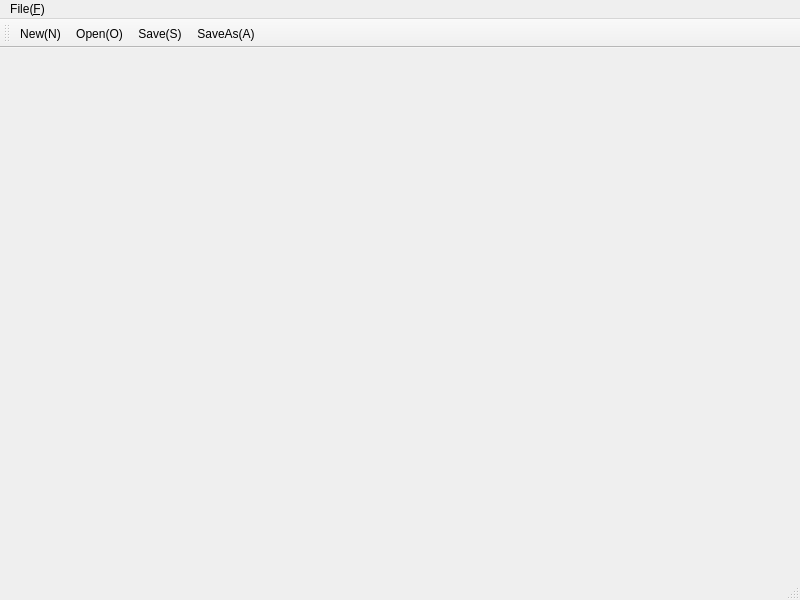
<?xml version="1.0" encoding="UTF-8"?>
<ui version="4.0">
 <class>subwindow0</class>
 <widget class="QMainWindow" name="subwindow0">
  <property name="geometry">
   <rect>
    <x>0</x>
    <y>0</y>
    <width>800</width>
    <height>600</height>
   </rect>
  </property>
  <property name="windowTitle">
   <string>subwindow0</string>
  </property>
  <widget class="viewer0" name="centralwidget"/>
  <widget class="QMenuBar" name="menubar">
   <property name="geometry">
    <rect>
     <x>0</x>
     <y>0</y>
     <width>800</width>
     <height>23</height>
    </rect>
   </property>
   <widget class="QMenu" name="menuFile_F">
    <property name="title">
     <string>File(&amp;F)</string>
    </property>
    <addaction name="actionNew"/>
    <addaction name="actionOpen"/>
    <addaction name="actionSave"/>
    <addaction name="actionSaveAs"/>
   </widget>
   <addaction name="menuFile_F"/>
  </widget>
  <widget class="QToolBar" name="toolBar">
   <property name="windowTitle">
    <string>toolBar</string>
   </property>
   <attribute name="toolBarArea">
    <enum>TopToolBarArea</enum>
   </attribute>
   <attribute name="toolBarBreak">
    <bool>false</bool>
   </attribute>
   <addaction name="actionNew"/>
   <addaction name="actionOpen"/>
   <addaction name="actionSave"/>
   <addaction name="actionSaveAs"/>
  </widget>
  <widget class="QStatusBar" name="statusBar"/>
  <action name="actionNew">
   <property name="icon">
    <iconset resource="bsplinesurface.qrc">
     <normaloff>:/images/images/new.png</normaloff>:/images/images/new.png</iconset>
   </property>
   <property name="text">
    <string>New(&amp;N)</string>
   </property>
   <property name="toolTip">
    <string>新建文件</string>
   </property>
   <property name="shortcut">
    <string>Ctrl+N</string>
   </property>
  </action>
  <action name="actionOpen">
   <property name="icon">
    <iconset resource="bsplinesurface.qrc">
     <normaloff>:/images/images/open.png</normaloff>:/images/images/open.png</iconset>
   </property>
   <property name="text">
    <string>Open(&amp;O)</string>
   </property>
   <property name="toolTip">
    <string>Open</string>
   </property>
   <property name="shortcut">
    <string>Ctrl+O</string>
   </property>
  </action>
  <action name="actionSave">
   <property name="icon">
    <iconset resource="bsplinesurface.qrc">
     <normaloff>:/images/images/save.png</normaloff>:/images/images/save.png</iconset>
   </property>
   <property name="text">
    <string>Save(&amp;S)</string>
   </property>
   <property name="toolTip">
    <string>Save</string>
   </property>
   <property name="shortcut">
    <string>Ctrl+S</string>
   </property>
  </action>
  <action name="actionSaveAs">
   <property name="icon">
    <iconset resource="bsplinesurface.qrc">
     <normaloff>:/images/images/saveAs.png</normaloff>:/images/images/saveAs.png</iconset>
   </property>
   <property name="text">
    <string>SaveAs(&amp;A)</string>
   </property>
   <property name="toolTip">
    <string>SaveAs</string>
   </property>
   <property name="shortcut">
    <string>Ctrl+A</string>
   </property>
  </action>
 </widget>
 <customwidgets>
  <customwidget>
   <class>viewer0</class>
   <extends>QWidget</extends>
   <header>viewer0.h</header>
   <container>1</container>
  </customwidget>
 </customwidgets>
 <resources>
  <include location="bsplinesurface.qrc"/>
 </resources>
 <connections>
  <connection>
   <sender>actionOpen</sender>
   <signal>triggered()</signal>
   <receiver>subwindow0</receiver>
   <slot>open()</slot>
   <hints>
    <hint type="sourcelabel">
     <x>-1</x>
     <y>-1</y>
    </hint>
    <hint type="destinationlabel">
     <x>399</x>
     <y>299</y>
    </hint>
   </hints>
  </connection>
 </connections>
 <slots>
  <slot>newFile()</slot>
  <slot>open()</slot>
  <slot>save()</slot>
  <slot>saveAs()</slot>
 </slots>
</ui>
